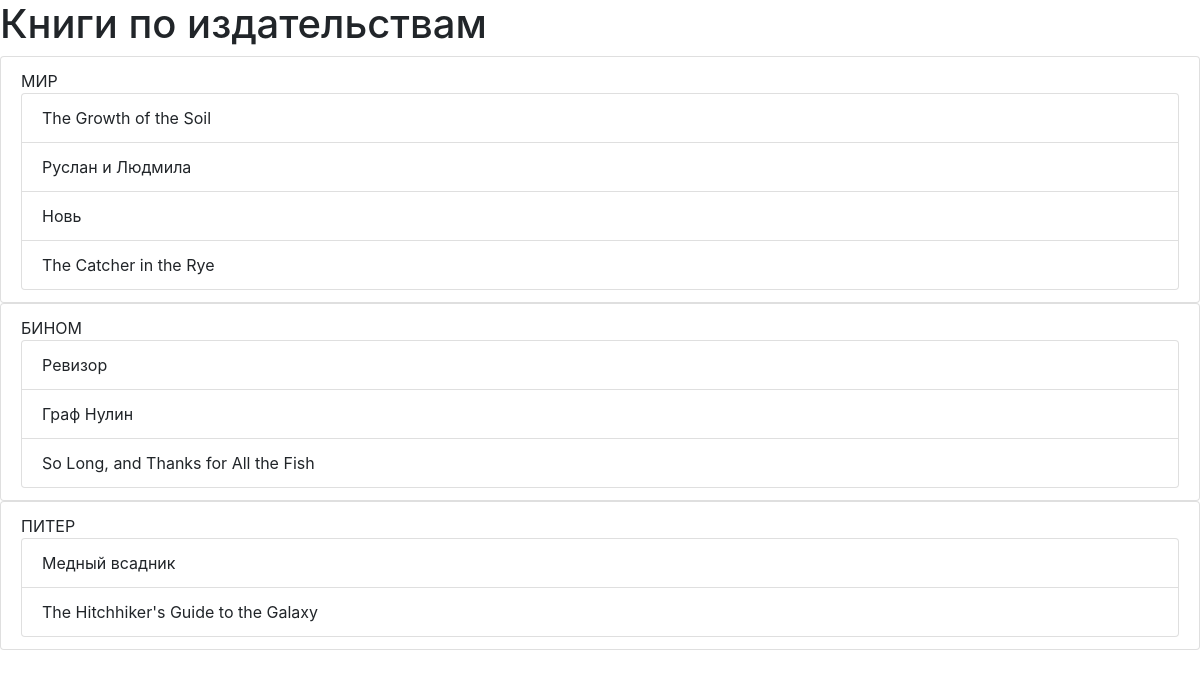
Screenshot of /publish/ with the database file from the repository.
### p_library/models.py (models this page shows, shortened)
class Publish(models.Model):
    name = models.CharField(max_length=128)

class Book(models.Model):
    ISBN = models.CharField(max_length=13)
    title = models.TextField()
    description = models.TextField()
    year_release = models.SmallIntegerField()
    copy_count = models.SmallIntegerField()
    price = models.DecimalField(max_digits=10, decimal_places=2)
    author = models.ForeignKey(Author, on_delete=models.CASCADE)
    publish = models.ForeignKey('Publish', on_delete=models.CASCADE, null=True, blank=True, related_name='books')
    friend = models.ForeignKey('Friend', on_delete=models.CASCADE, null=True, blank=True, related_name='books')

### p_library/views.py (the view)
# urls.py: path('publish/', views.publish),
def publish(request):
    template = loader.get_template('publish.html')
    publish = Publish.objects.all()
    data = {
        "publish": publish,
    }
    return HttpResponse(template.render(data, request))

### p_library/templates/publish.html (shortened to what this page needs)
<!DOCTYPE html>
<html lang="ru">
<head>
    <link rel="stylesheet" href="https://stackpath.bootstrapcdn.com/bootstrap/4.3.1/css/bootstrap.min.css">
</head>
<body>
    <h1>Книги по издательствам</h1>
    {% for publish in publish %}
        <ul class="list-group">
            <li class="list-group-item">
                {{ publish.name }}
                <ul class="list-group">
                    {% for book in publish.books.all %}
                        <li class="list-group-item"> {{ book.title }}</li>
                    {% endfor %}
                </ul>
            </li>
        </ul>
    {% endfor %}
</body>
</html>

### rows the page displays
Publish: name "МИР"
Book: title "The Growth of the Soil"
Book: title "Руслан и Людмила"
Book: title "Новь"
Book: title "The Catcher in the Rye"
Publish: name "БИНОМ"
Book: title "Ревизор"
Book: title "Граф Нулин"
Book: title "So Long, and Thanks for All the Fish"
Publish: name "ПИТЕР"
Book: title "Медный всадник"
Book: title "The Hitchhiker's Guide to the Galaxy"
